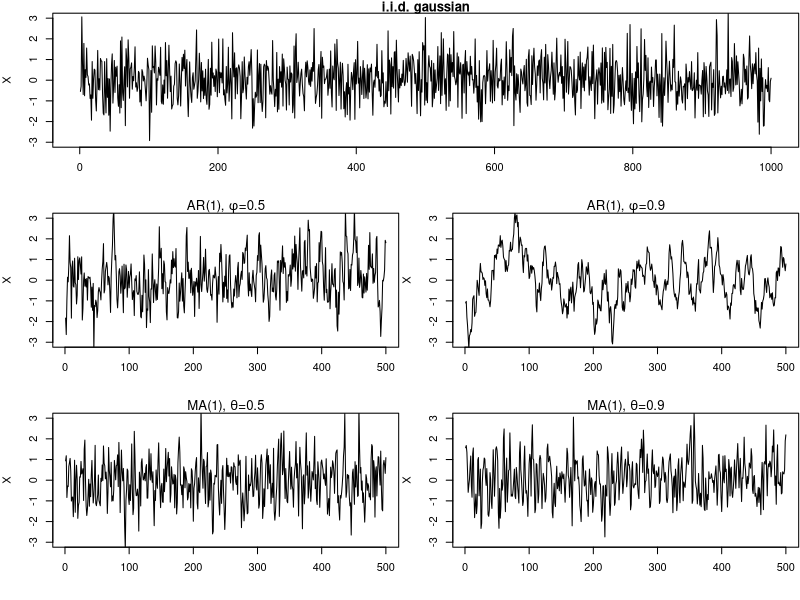
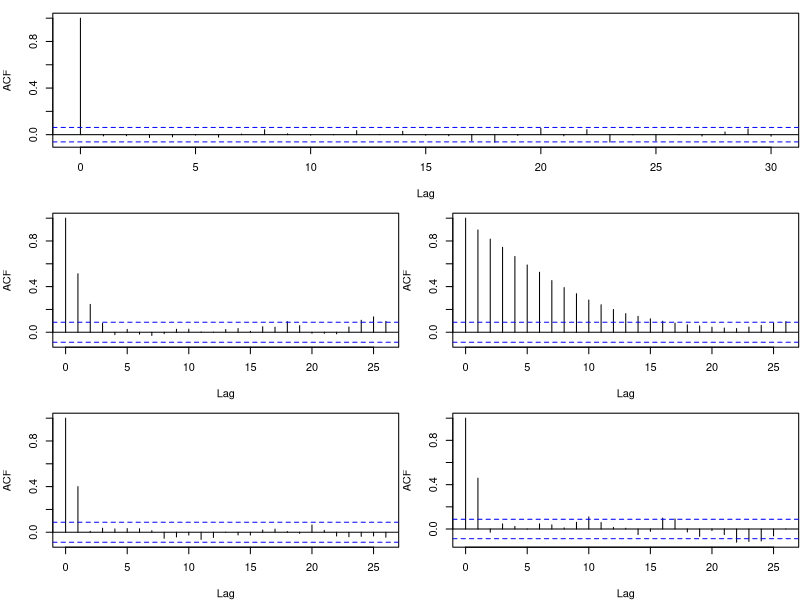
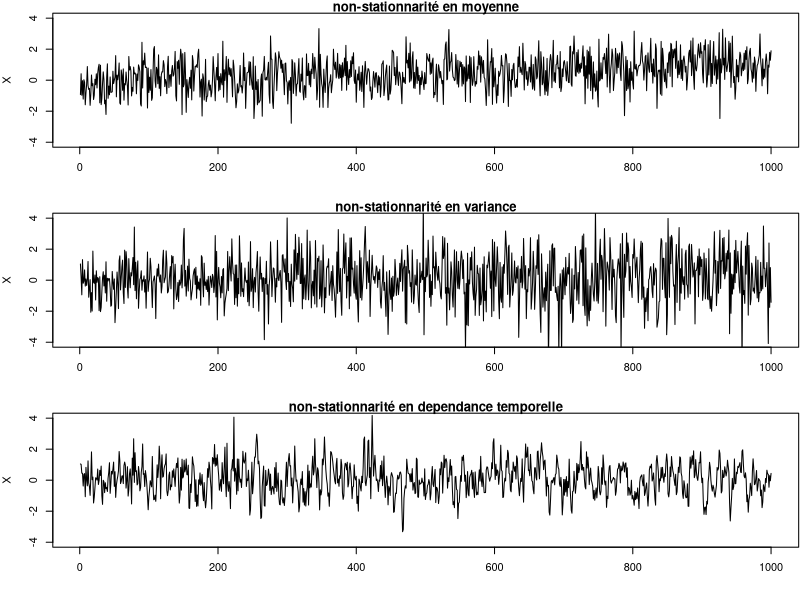
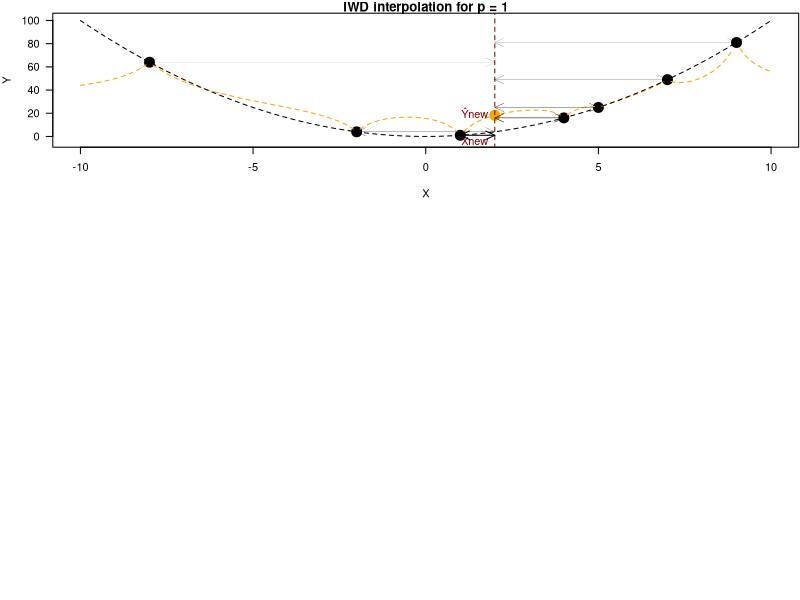

Source code (R) for these figures, in order:
## ---- chunk 1
n <- 500
par(mar = c(4, 4, 1, .1))
layout(matrix(c(1,1,2,3,4,5), 3, 2, byrow = TRUE))
ylim <- c(-3, 3)
X <- rnorm(2*n, 0, 1)
plot(X, xlab = "", type = "l", ylim = ylim, main = "i.i.d. gaussian")

ar1 <- 0.5
X <- arima.sim(list(order=c(1,0,0), ar=ar1), n=n)*sqrt(1-ar1^2)
plot(X, xlab = "", ylim = ylim, main = expression(paste("AR(1), ", phi, "=0.5")))


ar1 <- 0.9
X <- arima.sim(list(order=c(1,0,0), ar=ar1), n=n)*sqrt(1-ar1^2)
plot(X, xlab = "", ylim = ylim, main = expression(paste("AR(1), ", phi, "=0.9")))


ar1 <- 0.5
X <- arima.sim(list(order=c(0,0,1), ma=ar1), n=n)/sqrt(1+ar1^2)
plot(X, xlab = "", ylim = ylim, main = expression(paste("MA(1), ", theta, "=0.5")))


ar1 <- 0.9
X <- arima.sim(list(order=c(0,0,1), ma=ar1), n=n)/sqrt(1+ar1^2)
plot(X, xlab = "", ylim = ylim, main = expression(paste("MA(1), ", theta, "=0.9")))
## ---- chunk 2
n <- 500
par(mar = c(4, 4, 1, .1))
layout(matrix(c(1,1,2,3,4,5), 3, 2, byrow = TRUE))
X <- rnorm(2*n, 0, 1)
plot(acf(X, plot = FALSE), main = "i.i.d. gaussian")

ar1 <- 0.5
X <- arima.sim(list(order=c(1,0,0), ar=ar1), n=n)*sqrt(1-ar1^2)
plot(acf(X, plot = FALSE), main = expression(paste("AR(1), ", phi, "=0.5")))


ar1 <- 0.9
X <- arima.sim(list(order=c(1,0,0), ar=ar1), n=n)*sqrt(1-ar1^2)
plot(acf(X, plot = FALSE),  main = expression(paste("AR(1), ", phi, "=0.9")))


ar1 <- 0.5
X <- arima.sim(list(order=c(0,0,1), ma=ar1), n=n)/sqrt(1+ar1^2)
plot(acf(X, plot = FALSE), main = expression(paste("MA(1), ", theta, "=0.5")))


ar1 <- 0.9
X <- arima.sim(list(order=c(0,0,1), ma=ar1), n=n)/sqrt(1+ar1^2)
plot(acf(X, plot = FALSE), main = expression(paste("MA(1), ", theta, "=0.9")))
## ---- chunk 3
n <- 1000
par(mar = c(4, 4, 1, .1))
par(mfrow = c(3, 1))
ylim <- c(-4, 4)

X <- rnorm(n, 0 + seq(0, 1, length.out = n), 1)
plot(X, xlab = "", type = "l", ylim = ylim, main = "non-stationnarité en moyenne")

X <- rnorm(n, 0, 1 + seq(0, 1, length.out = n))
plot(X, xlab = "", type = "l", ylim = ylim, main = "non-stationnarité en variance")

ar1 <- seq(0.3, 1, length.out = n)
for(i in 2:n){
  X[i] <-  (ar1[i] * X[i-1]  + rnorm(1)) / sqrt(1 + ar1[i]^2)
}
plot(X, xlab = "", , type = "l", ylim = ylim, main = "non-stationnarité en dependance temporelle")
## ---- chunk 4
n <- 5
X <- c(-8, -2, 1, 4, 5, 7, 9)
Y <- X^2
par(mar = c(4, 4, 1, .1))
plot(X, Y, pch = 19, las = 1, xlim = c(-10, 10), ylim = c(-5, 102), cex = 2, main = "IWD interpolation for p = 1")
Xnew <- seq(-10, 10, by = 0.1)
Ynew <- numeric(length(Xnew))
col <- numeric(length(Xnew))
for( i in seq_along(Xnew)){
  dist <- abs(X - Xnew[i])
  weight <- 1/dist
  weight <- weight/sum(weight)
  Ynew[i] <- sum(weight * Y)
}
lines(Xnew, Ynew, col = "orange", lty = 2)
lines(Xnew, Xnew^2, col = "black", lty = 2)
points(Xnew[Xnew == 2], Ynew[Xnew == 2], col = "orange", cex = 2, pch = 19)

segments(2, -10, 2, 110, col = "red4", lty = 2)

text(2, Ynew[Xnew == 2], col = "red4", labels = "Ŷnew", pos = 2)
text(2, -5, col = "red4", labels = "Xnew", pos = 2)

dist <- abs(X - 2)
weight <- 1/dist
weight <- weight/sum(weight)
weight <- weight/max(weight)
Ynew[i] <- sum(weight * Y)
for( i in seq_along(X)){
  arrows(2, Y[i], X[i], Y[i], code = 3, lty = 1, lwd = weight[i], length = 0.1, angle = 25)
}
